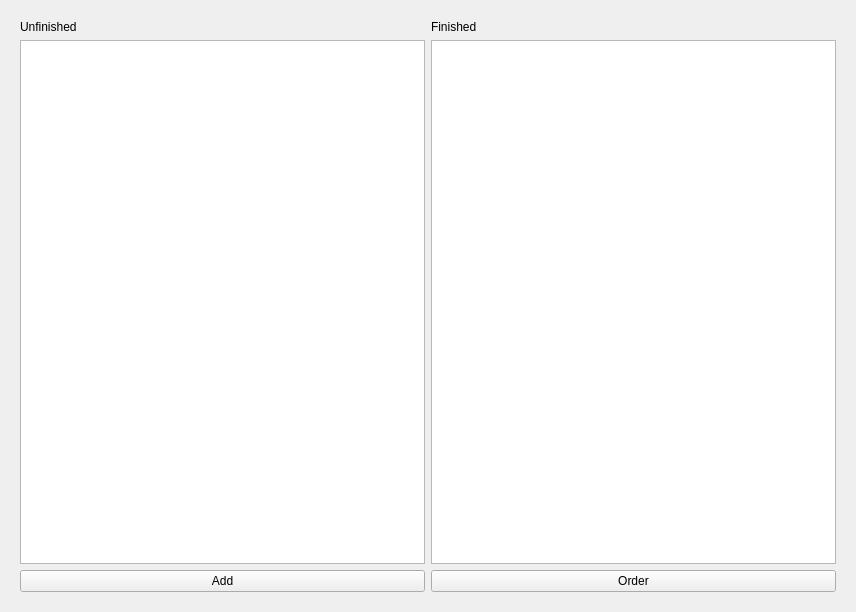
<?xml version="1.0" encoding="UTF-8"?>
<ui version="4.0">
 <class>TrackerWidget</class>
 <widget class="QWidget" name="TrackerWidget">
  <property name="geometry">
   <rect>
    <x>0</x>
    <y>0</y>
    <width>856</width>
    <height>612</height>
   </rect>
  </property>
  <property name="windowTitle">
   <string>Form</string>
  </property>
  <layout class="QVBoxLayout" name="verticalLayout">
   <item>
    <widget class="QStackedWidget" name="stackedWidget">
     <property name="currentIndex">
      <number>0</number>
     </property>
     <widget class="QWidget" name="page">
      <layout class="QVBoxLayout" name="verticalLayout_4">
       <item>
        <layout class="QHBoxLayout" name="horizontalLayout_2">
         <item>
          <layout class="QVBoxLayout" name="verticalLayout_9">
           <item>
            <widget class="QLabel" name="label">
             <property name="text">
              <string>Unfinished</string>
             </property>
            </widget>
           </item>
           <item>
            <widget class="QListWidget" name="unfinishedListWidget">
             <property name="sizePolicy">
              <sizepolicy hsizetype="Expanding" vsizetype="Expanding">
               <horstretch>0</horstretch>
               <verstretch>0</verstretch>
              </sizepolicy>
             </property>
             <property name="minimumSize">
              <size>
               <width>0</width>
               <height>200</height>
              </size>
             </property>
             <property name="dragDropMode">
              <enum>QAbstractItemView::NoDragDrop</enum>
             </property>
             <property name="defaultDropAction">
              <enum>Qt::MoveAction</enum>
             </property>
             <property name="alternatingRowColors">
              <bool>false</bool>
             </property>
             <property name="selectionMode">
              <enum>QAbstractItemView::SingleSelection</enum>
             </property>
             <property name="sortingEnabled">
              <bool>false</bool>
             </property>
            </widget>
           </item>
          </layout>
         </item>
         <item>
          <layout class="QVBoxLayout" name="verticalLayout_10">
           <item>
            <widget class="QLabel" name="label_2">
             <property name="text">
              <string>Finished</string>
             </property>
            </widget>
           </item>
           <item>
            <widget class="QListWidget" name="finishedListWidget">
             <property name="minimumSize">
              <size>
               <width>0</width>
               <height>200</height>
              </size>
             </property>
             <property name="dragDropMode">
              <enum>QAbstractItemView::NoDragDrop</enum>
             </property>
             <property name="defaultDropAction">
              <enum>Qt::MoveAction</enum>
             </property>
             <property name="selectionMode">
              <enum>QAbstractItemView::SingleSelection</enum>
             </property>
            </widget>
           </item>
          </layout>
         </item>
        </layout>
       </item>
       <item>
        <layout class="QGridLayout" name="gridLayout">
         <item row="1" column="1">
          <widget class="QPushButton" name="orderButton">
           <property name="text">
            <string>Order</string>
           </property>
          </widget>
         </item>
         <item row="1" column="0">
          <widget class="QPushButton" name="addButton">
           <property name="text">
            <string>Add</string>
           </property>
          </widget>
         </item>
        </layout>
       </item>
      </layout>
     </widget>
     <widget class="QWidget" name="page_2">
      <layout class="QVBoxLayout" name="verticalLayout_6">
       <item>
        <layout class="QVBoxLayout" name="verticalLayout_5">
         <item>
          <widget class="QLabel" name="label_3">
           <property name="text">
            <string>Order Mode</string>
           </property>
          </widget>
         </item>
         <item>
          <widget class="QListWidget" name="orderWidget">
           <property name="editTriggers">
            <set>QAbstractItemView::NoEditTriggers</set>
           </property>
           <property name="dragDropMode">
            <enum>QAbstractItemView::InternalMove</enum>
           </property>
           <property name="alternatingRowColors">
            <bool>false</bool>
           </property>
          </widget>
         </item>
         <item>
          <widget class="QPushButton" name="finalizeButton">
           <property name="text">
            <string>Finalize</string>
           </property>
          </widget>
         </item>
        </layout>
       </item>
      </layout>
     </widget>
    </widget>
   </item>
  </layout>
 </widget>
 <resources/>
 <connections/>
</ui>
